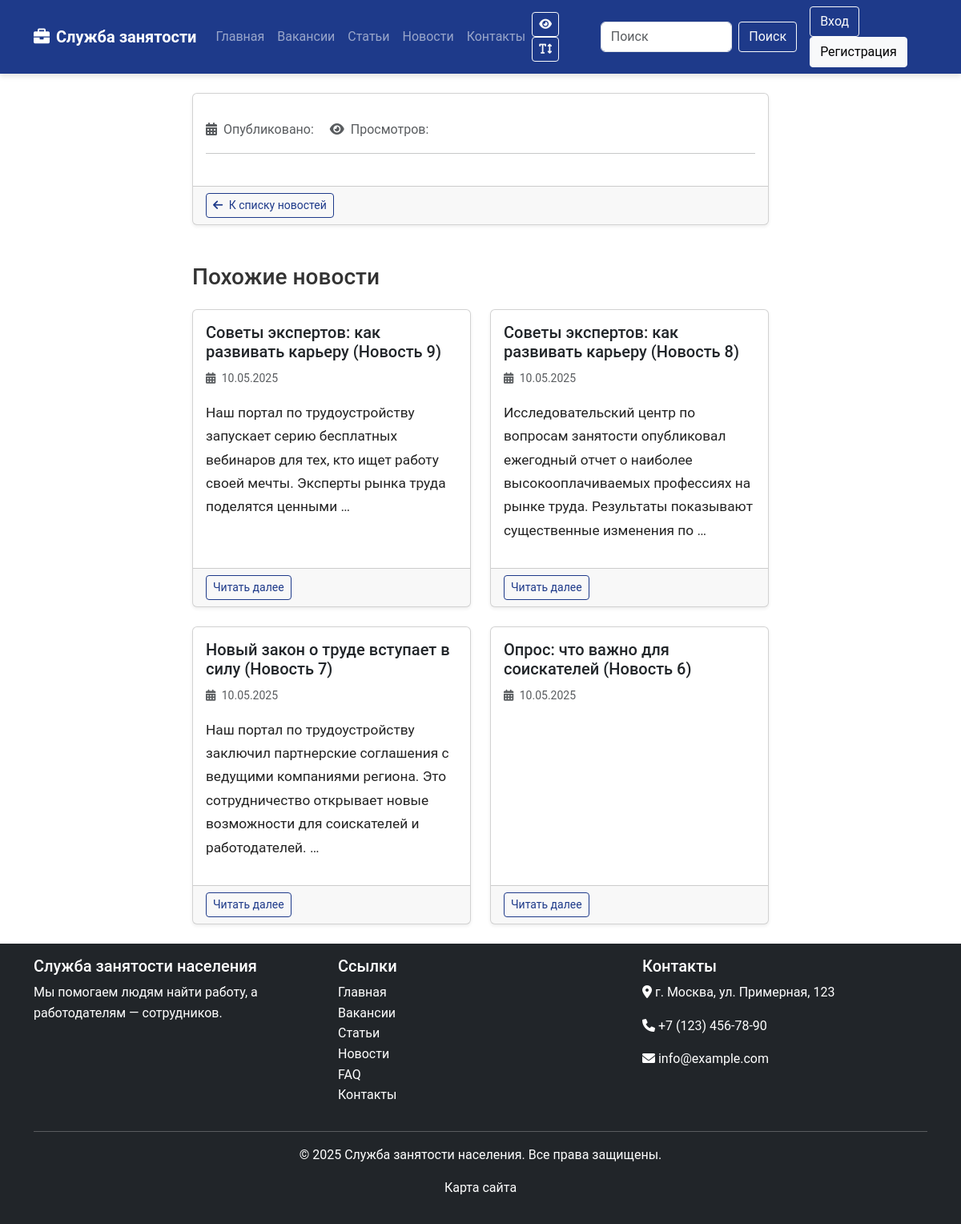
Screenshot of /news/10-2013/ with the database file from the repository.
### core/models.py (models this page shows, shortened)
class News(models.Model):
    title = models.CharField(max_length=255, verbose_name='Заголовок')
    slug = models.SlugField(unique=True, verbose_name='URL')
    content = models.TextField(verbose_name='Содержание')
    image = models.ImageField(upload_to='news/', blank=True, null=True, verbose_name='Изображение')
    author = models.ForeignKey(User, on_delete=models.CASCADE, related_name='news', verbose_name='Автор')
    created_at = models.DateTimeField(auto_now_add=True, verbose_name='Дата создания')
    updated_at = models.DateTimeField(auto_now=True, verbose_name='Дата обновления')
    is_published = models.BooleanField(default=True, verbose_name='Опубликовано')
    views = models.PositiveIntegerField(default=0, verbose_name='Просмотры')
    class Meta:
        verbose_name = 'Новость'
        verbose_name_plural = 'Новости'
        ordering = ['-created_at']
    def save(self, *args, **kwargs):
        if not self.slug:
            self.slug = slugify(self.title)
        super().save(*args, **kwargs)

### core/views.py (the view)
# urls.py: path('news/<slug:slug>/', views.NewsDetailView.as_view(), name='news_detail'),
class NewsDetailView(DetailView):
    model = News
    template_name = 'core/news_detail.html'
    context_object_name = 'news'
    def get_object(self):
        news = super().get_object()
        if news.is_published or self.request.user.is_staff:
            news.views += 1
            news.save()
            return news
        return get_object_or_404(News, slug=self.kwargs['slug'], is_published=True)
    def get_context_data(self, **kwargs):
        context = super().get_context_data(**kwargs)
        news_item = self.object
        context['similar_news'] = News.objects.filter(
            is_published=True
        ).exclude(id=news_item.id).order_by('-created_at')[:4]
        return context

### templates/core/news_detail.html (shortened to what this page needs)
{% extends 'base.html' %}
{% block content %}
<div class="container">
    <div class="row">
        <div class="col-lg-8 offset-lg-2">
            <div class="card shadow-sm mb-4">
                <div class="card-body">
                    <div class="text-muted mb-3">
                        <span><i class="fas fa-calendar-alt me-1"></i> Опубликовано: {{ news_item.created_at|date:"d.m.Y H:i" }}</span>
                        <span class="ms-3"><i class="fas fa-eye me-1"></i> Просмотров: {{ news_item.views }}</span>
                    </div>
                    <hr>
                </div>
                <div class="card-footer text-muted">
                    <a href="{% url 'core:news_list' %}" class="btn btn-outline-primary btn-sm">
                        <i class="fas fa-arrow-left me-1"></i> К списку новостей
                    </a>
                </div>
            </div>
            {% if similar_news %}
            <div class="mt-5">
                <h3 class="mb-4">Похожие новости</h3>
                <div class="row row-cols-1 row-cols-md-2 g-4">
                    {% for similar_item in similar_news %}
                        <div class="col">
                            <div class="card h-100 shadow-sm">
                                <div class="card-body">
                                    <h5 class="card-title">{{ similar_item.title }}</h5>
                                    <p class="card-text text-muted"><small><i class="fas fa-calendar-alt me-1"></i> {{ similar_item.created_at|date:"d.m.Y" }}</small></p>
                                    <div class="card-text news-preview-text">{{ similar_item.content|truncatewords_html:20|safe }}</div>
                                </div>
                                <div class="card-footer">
                                    <a href="{% url 'core:news_detail' similar_item.slug %}" class="btn btn-sm btn-outline-primary">Читать далее</a>
                                </div>
                            </div>
                        </div>
                    {% endfor %}
                </div>
            </div>
            {% endif %}
        </div>
    </div>
</div>
{% endblock %}

### static/css/style.css (style rules this page uses)
body { font-family: 'Roboto', Arial, sans-serif; color: #333; line-height: 1.6; }
html, body { height: 100%; }
a { text-decoration: none; color: #1e3a8a; transition: color 0.3s; }
.btn { border-radius: 0.25rem; transition: all 0.3s; }
.btn-outline-primary { color: #1e3a8a; border-color: #1e3a8a; }
.news-preview-text { line-height: 1.7; margin-bottom: 0.5rem; color: #222; font-size: 1.08rem; }

### rows the page displays
News: title "Советы экспертов: как развивать карьеру (Новость 9)", created_at "10.05.2025", content "Наш портал по трудоустройству запускает серию бесплатных вебинаров для тех, кто ищет работу своей мечты. Эксперты рынка труда поделятся ценными …"
News: title "Советы экспертов: как развивать карьеру (Новость 8)", created_at "10.05.2025", content "Исследовательский центр по вопросам занятости опубликовал ежегодный отчет о наиболее высокооплачиваемых профессиях на рынке труда. Результаты показывают существенные изменения по …"
News: title "Новый закон о труде вступает в силу (Новость 7)", created_at "10.05.2025", content "Наш портал по трудоустройству заключил партнерские соглашения с ведущими компаниями региона. Это сотрудничество открывает новые возможности для соискателей и работодателей. …"
News: title "Опрос: что важно для соискателей (Новость 6)", created_at "10.05.2025"
